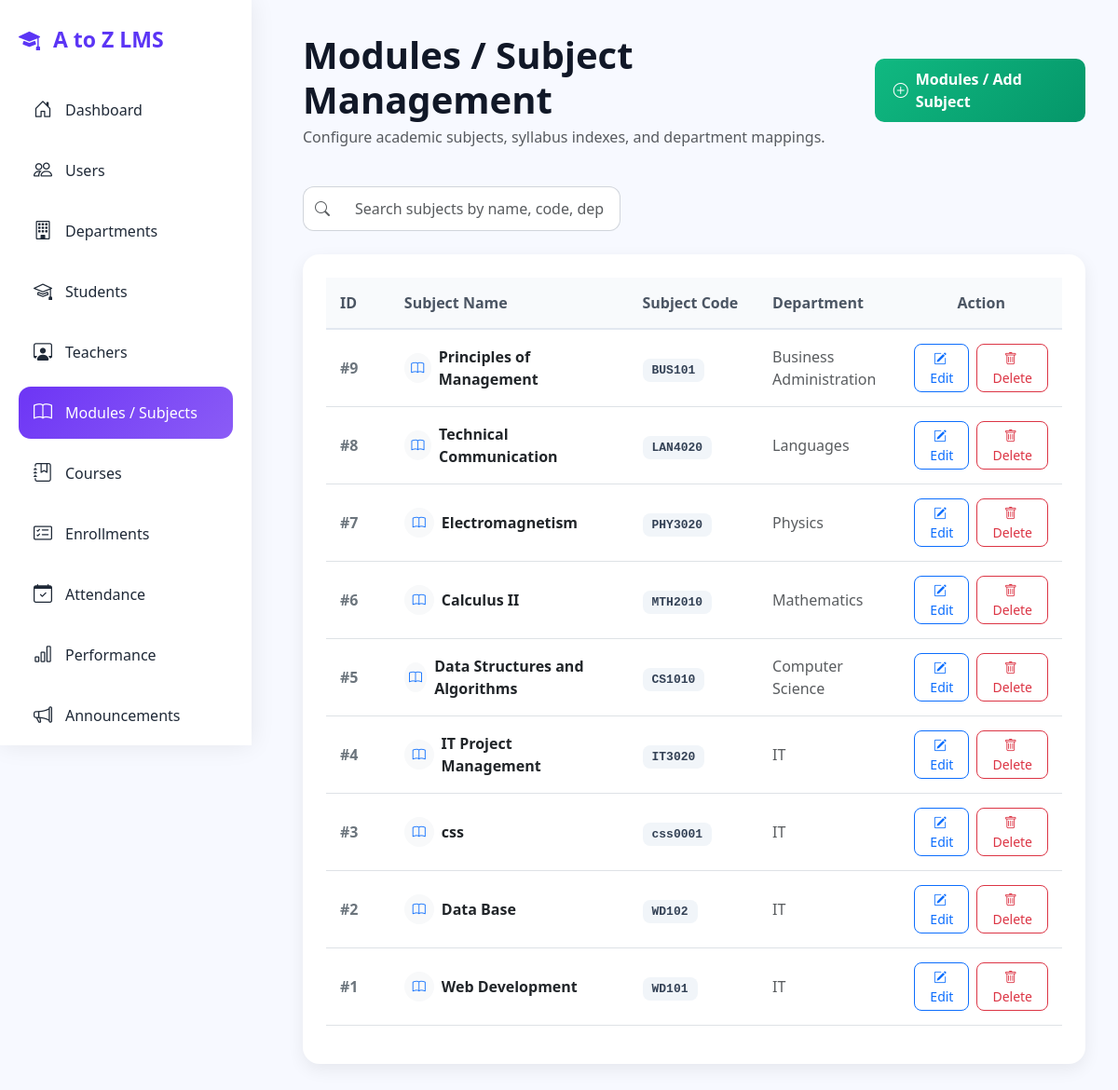
/admin/manage_subjects.php (signed in), run on the app's committed database.
### tables this page shows
CREATE TABLE `subject` (
  `SubjectID` int(11) NOT NULL,
  `SubjectName` varchar(100) NOT NULL,
  `SubjectCode` varchar(50) NOT NULL,
  `DepartmentID` int(11) DEFAULT NULL,
  `CreatedDate` timestamp NOT NULL DEFAULT current_timestamp()
);

CREATE TABLE `department` (
  `DepartmentID` int(11) NOT NULL,
  `DepartmentName` varchar(100) NOT NULL,
  `Description` text DEFAULT NULL,
  `CreatedDate` timestamp NOT NULL DEFAULT current_timestamp()
);

### admin/manage_subjects.php (the view, shortened to what this page needs)
<?php
include("../config/db.php");
$result = $conn->query("
SELECT s.SubjectID, s.SubjectName, s.SubjectCode, d.DepartmentName
FROM Subject s
LEFT JOIN Department d ON s.DepartmentID = d.DepartmentID
ORDER BY s.SubjectID DESC
");
?>
<!DOCTYPE html>
<html lang="en">
<head>
<link href="https://cdn.jsdelivr.net/npm/bootstrap@5.3.3/dist/css/bootstrap.min.css" rel="stylesheet">
<link href="https://cdn.jsdelivr.net/npm/bootstrap-icons/font/bootstrap-icons.css" rel="stylesheet">
</head>
<body>
<div class="wrapper">
    <?php include("sidebar.php"); ?>
    <main class="content" id="content">
        <div class="topbar">
            <div class="left-title">
                <div>
                    <h1 class="fw-bold mb-1">Modules / Subject Management</h1>
                    <p class="text-muted mb-0">Configure academic subjects, syllabus indexes, and department mappings.</p>
                </div>
            </div>
            <div>
                <a href="add_subject.php" class="btn-gradient-success">
                    <i class="bi bi-plus-circle me-2"></i>Modules / Add Subject
                </a>
            </div>
        </div>
        <div class="row align-items-center justify-content-between g-3 mt-1">
            <div class="col-md-5">
                <div class="input-group">
                    <span class="input-group-text border-end-0 bg-white" style="border-radius:12px 0 0 12px; border-color:#d1d5db;"><i class="bi bi-search text-muted"></i></span>
                    <input type="text" id="searchInput" class="form-control border-start-0 search-box" style="border-radius:0 12px 12px 0;" placeholder="Search subjects by name, code, department...">
                </div>
            </div>
        </div>
        <div class="section-box">
            <div class="table-responsive">
                <table class="table custom-table table-hover alignment-middle" id="subjectTable">
                    <thead>
                        <tr>
                            <th style="width: 10%;">ID</th>
                            <th style="width: 35%;">Subject Name</th>
                            <th style="width: 20%;">Subject Code</th>
                            <th style="width: 20%;">Department</th>
                            <th style="width: 15%;" class="text-center">Action</th>
                        </tr>
                    </thead>
                    <tbody>
                    <?php if ($result && $result->num_rows > 0) { ?>
                        <?php while($row = $result->fetch_assoc()) { ?>
                        <tr>
                            <td class="fw-bold text-secondary">#<?= htmlspecialchars($row['SubjectID']) ?></td>
                            <td>
                                <div class="d-flex align-items-center gap-2">
                                    <div class="bg-light text-primary rounded-circle d-flex align-items-center justify-content-center" style="width: 32px; height: 32px; font-size: 14px;">
                                        <i class="bi bi-book"></i>
                                    </div>
                                    <span class="fw-semibold text-dark"><?= htmlspecialchars($row['SubjectName']) ?></span>
                                </div>
                            </td>
                            <td><span class="badge-code"><?= htmlspecialchars($row['SubjectCode']) ?></span></td>
                            <td><span class="text-muted"><?= htmlspecialchars($row['DepartmentName'] ?? 'N/A') ?></span></td>
                            <td>
                                <div class="d-flex justify-content-center gap-2">
                                    <a href="edit_subject.php?id=<?= $row['SubjectID'] ?>" class="btn btn-outline-primary btn-sm rounded-3 px-3">
                                        <i class="bi bi-pencil-square me-1"></i> Edit
                                    </a>
                                    <button onclick="confirmDelete(<?= $row['SubjectID'] ?>)" class="btn btn-outline-danger btn-sm rounded-3 px-3">
                                        <i class="bi bi-trash me-1"></i> Delete
                                    </button>
                                </div>
                            </td>
                        </tr>
                        <?php } ?>
                    <?php } else { ?>
                        <tr>
                            <td colspan="5" class="text-center py-4 text-muted">No subject records discovered in database inventory.</td>
                        </tr>
                    <?php } ?>
                    </tbody>
                </table>
            </div>
        </div>
    </main>
</div>
</body>
</html>

### admin/manage_subjects.php (style rules this page uses)
body { margin: 0; font-family: 'Segoe UI', sans-serif; background: #f7f9ff; color: #111827; }
.wrapper { display: flex; width: 100%; min-height: 100vh; }
.content { margin-left: 290px; padding: 35px; width: calc(100% - 290px); transition: all .3s ease; }
.topbar { display: flex; justify-content: space-between; align-items: center; margin-bottom: 25px; gap: 20px; }
.left-title { display: flex; align-items: center; gap: 15px; }
.section-box { background: white; border-radius: 18px; padding: 25px; margin-top: 25px; box-shadow: 0 6px 18px rgba(0,0,0,0.07); }
.search-box { width: 100%; max-width: 380px; border: 1px solid #d1d5db; border-radius: 12px; padding: 11px 16px; background-color: white; transition: all 0.2s; }
.btn-gradient-success { background: linear-gradient(135deg, #10b981, #059669); color: white; font-weight: 600; border: none; border-radius: 10px; padding: 10px 20px; text-decoration: none; display: inline-flex; align-items: center; transition: all 0.2s ease; }
.custom-table th { background-color: #f8fafc; color: #4b5563; font-weight: 600; border-bottom: 2px solid #e2e8f0; padding: 15px; }
.custom-table td { padding: 15px; vertical-align: middle; }
.badge-code { background-color: #f1f5f9; color: #334155; padding: 5px 10px; border-radius: 8px; font-family: monospace; font-size: 13px; font-weight: 600; }

### data on the page
subject: SubjectID "9", SubjectName "Principles of Management", SubjectCode "BUS101", DepartmentID.DepartmentName "Business Administration"
subject: SubjectID "8", SubjectName "Technical Communication", SubjectCode "LAN4020", DepartmentID.DepartmentName "Languages"
subject: SubjectID "7", SubjectName "Electromagnetism", SubjectCode "PHY3020", DepartmentID.DepartmentName "Physics"
subject: SubjectID "6", SubjectName "Calculus II", SubjectCode "MTH2010", DepartmentID.DepartmentName "Mathematics"
subject: SubjectID "5", SubjectName "Data Structures and Algorithms", SubjectCode "CS1010", DepartmentID.DepartmentName "Computer Science"
subject: SubjectID "4", SubjectName "IT Project Management", SubjectCode "IT3020", DepartmentID.DepartmentName "IT"
subject: SubjectID "3", SubjectName "css", SubjectCode "css0001", DepartmentID.DepartmentName "IT"
subject: SubjectID "2", SubjectName "Data Base", SubjectCode "WD102", DepartmentID.DepartmentName "IT"
subject: SubjectID "1", SubjectName "Web Development", SubjectCode "WD101", DepartmentID.DepartmentName "IT"
